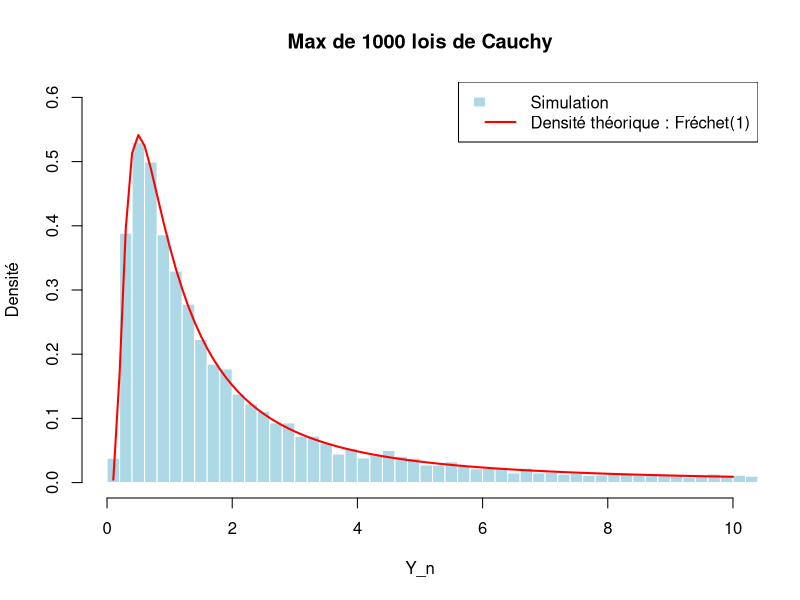

The R source for this figure:
# Paramètres 
n <- 1000  # Taille de l'échantillon
N <- 10000 # Nombre de simulations pour le max

set.seed(123)
M_n <- replicate(N, max(rcauchy(n,0,1)))

# Normalisation correcte pour une loi de Cauchy
b_n <- n
a_n <- pi
Y_n <- M_n*a_n / b_n  # Centrage-réduction

# Histogramme
hist(Y_n, breaks = 50000, probability = TRUE, 
     col = "lightblue", border = "white", 
     main = paste("Max de", n, "lois de Cauchy"), ylab="Densité",
     xlab = "Y_n",ylim = c(0,0.6), xlim = c(0, 10))

# Densité limite de Fréchet (alpha = 1)
alpha <- 1
frechet <- function(x) alpha * exp(-x^(-alpha)) * x^(-1 - alpha)
curve(frechet, from = 0, to = 10, col = "red", lwd = 2, add = TRUE)

# Légende
legend("topright", legend = c("Simulation", "Densité théorique : Fréchet(1)"),
       fill = c("lightblue", NA), border = c("white", NA), 
       lty = c(NA, 1), col = c(NA, "red"), lwd = c(NA, 2))

